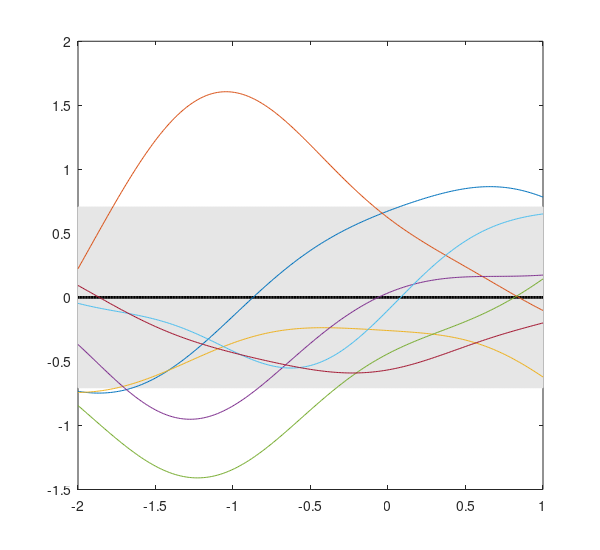
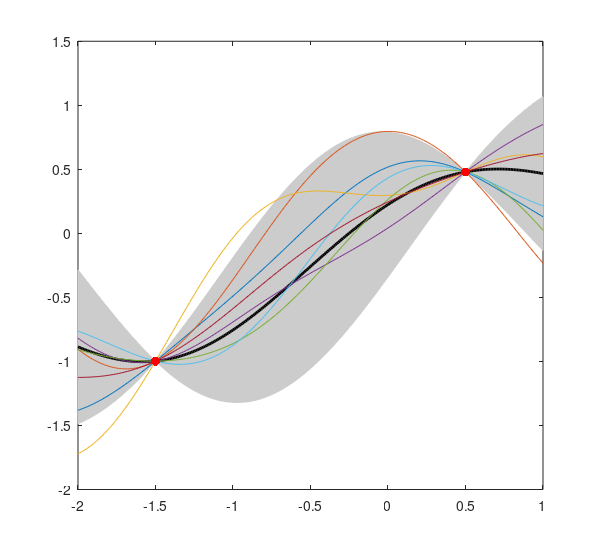

MATLAB code to generate these figures, in order:
%% Demo #3 Gaussian Process %%
% one way of looking at a Gaussian Process is as a Multivariate Normal with
% an infinite number of dimensions. However, in order to model
% relationships between points, we construct the covariance matrix with a
% function that defines the value of the matrix for any pair of real numbers:
figure;
sigma_f = 0.6; %parameter of the squared exponential kernel
l =  0.90441; %parameter of the squared exponential kernel
kernel_function = @(x,x2) sigma_f^2*exp((x-x2)^2/(-2*l^2));

%This is one of many popular kernel functions, the squared exponential
%kernel. It favors smooth functions. (Here, it is defined here as an anonymous
%function handle)

% we can also define an error function, which models the observation noise
sigma_n = 0.0; %known noise on observed data
error_function = @(x,x2) sigma_n^2*(x==x2); 
%this is just iid gaussian noise with mean 0 and variance sigma_n^2s

%kernel functions can be added together. Here, we add the error kernel to
%the squared exponential kernel)
k = @(x,x2) kernel_function(x,x2)+error_function(x,x2);

%We can find the mean and the variance of the GP at each point
prediction_x=-2:0.01:1;
for i=1:length(prediction_x)
    mean(i) = 0;
    variance(i) = k(prediction_x(i),prediction_x(i));
end
plot_variance = @(x,lower,upper,color) set(fill([x,x(end:-1:1)],[upper,fliplr(lower)],color),'EdgeColor',color);
plot_variance(prediction_x,mean-1.96*variance,mean+1.96*variance,[0.9 0.9 0.9])
hold on
set(plot(prediction_x,mean,'k'),'LineWidth',2)

% now, we would like to sample from a Gaussian Process defined by this
% kernel. First, for the subset of points we are interested to plot, we
% construct the kernel matrix (using our kernel function)
K=zeros(length(prediction_x),length(prediction_x));
for i=1:length(prediction_x)
    for j=i:length(prediction_x)%We only calculate the top half of the matrix. This is an unnecessary speedup trick
        K(i,j)=k(prediction_x(i),prediction_x(j));
    end
end
K=K+triu(K,1)'; % We can use the upper half of the matrix and copy it to the
%bottom, because it is symetrical

[V,D]=eig(K);
A=V*(D.^(1/2));

%Then, we use the kernel as the covariance matrix of a multivariate normal
clear gaussian_process_sample;
for i=1:7
    standard_random_vector = randn(length(prediction_x),1);
    gaussian_process_sample(:,i) = A * standard_random_vector;
end

plot(prediction_x,real(gaussian_process_sample))

%%

set(gcf, 'PaperPosition', [-0.5 -0.25 6 5.5]); %Position the plot further to the left and down. Extend the plot to fill entire paper.
set(gcf, 'PaperSize', [5 5]); %Keep the same paper size
saveas(gcf, ['thesis/images/gp_prior.pdf'], 'pdf')

%% Demo #5 Gaussian Process Regression %%
%initialize observations
X_o = [-1.5 -1 -0.75 -0.4 -0.3 0]';
Y_o = [-1.6 -1.3 -0.5 0 0.3 0.6]';

X_o = [-1.5 0.5]';
Y_o = sin(X_o);

K = zeros(length(X_o));
for i=1:length(X_o)
    for j=1:length(X_o)
        K(i,j)=k(X_o(i),X_o(j));
    end
end

%note that we use kernel_function, not kernel_function+error_function, when incorporating points other than noisy measurements
K_ss=zeros(length(prediction_x),length(prediction_x));
for i=1:length(prediction_x)
    for j=i:length(prediction_x)%We only calculate the top half of the matrix. This an unnecessary speedup trick
        K_ss(i,j)=kernel_function(prediction_x(i),prediction_x(j));
    end
end
K_ss=K_ss+triu(K_ss,1)'; % We can use the upper half of the matrix and copy it to the

K_s=zeros(length(prediction_x),length(X_o));
for i=1:length(prediction_x)
    for j=1:length(X_o)
        K_s(i,j)=kernel_function(prediction_x(i),X_o(j)); 
    end
end

Mu = (K_s/K)*Y_o;
Sigma = 1.96*sqrt(diag(K_ss-K_s/K*K_s'));

figure
plot_variance = @(x,lower,upper,color) set(fill([x,x(end:-1:1)],[upper,fliplr(lower)],color),'EdgeColor',color);
plot_variance(prediction_x,(Mu-Sigma)',(Mu+Sigma)',[0.8 0.8 0.8])
hold on
set(plot(prediction_x,Mu,'k-'),'LineWidth',2)
set(plot(X_o,Y_o,'r.'),'MarkerSize',15)

% this gives a poor model, because we aren't using good parameters to model
% the function. In order to get better parameters, we can maximize evidence
evidence = exp((Y_o'/K*Y_o+log(det(K))+length(Y_o)*log(2*pi))/-2);
%title (['this plot has evidence ' num2str(evidence)])

%legend('confidence bounds','mean','data points','location','SouthEast')

clearvars -except k prediction_x K X_o Y_o

%We can also sample from this posterior, the same way as we sampled before:
K_ss=zeros(length(prediction_x),length(prediction_x));
for i=1:length(prediction_x)
    for j=i:length(prediction_x)%We only calculate the top half of the matrix. This an unnecessary speedup trick
        K_ss(i,j)=k(prediction_x(i),prediction_x(j));
    end
end
K_ss=K_ss+triu(K_ss,1)'; % We can use the upper half of the matrix and copy it to the

K_s=zeros(length(prediction_x),length(X_o));
for i=1:length(prediction_x)
    for j=1:length(X_o)
        K_s(i,j)=k(prediction_x(i),X_o(j));
    end
end

[V,D]=eig(K_ss-K_s/K*K_s');
A=real(V*(D.^(1/2)));

for i=1:7
    standard_random_vector = randn(length(A),1);
    gaussian_process_sample(:,i) = A * standard_random_vector+K_s/K*Y_o;
end
hold on
plot(prediction_x,real(gaussian_process_sample))

set(plot(X_o,Y_o,'r.'),'MarkerSize',20)

%%

set(gcf, 'PaperPosition', [-0.5 -0.25 6 5.5]); %Position the plot further to the left and down. Extend the plot to fill entire paper.
set(gcf, 'PaperSize', [5 5]); %Keep the same paper size
saveas(gcf, ['thesis/images/gp_posterior.pdf'], 'pdf')